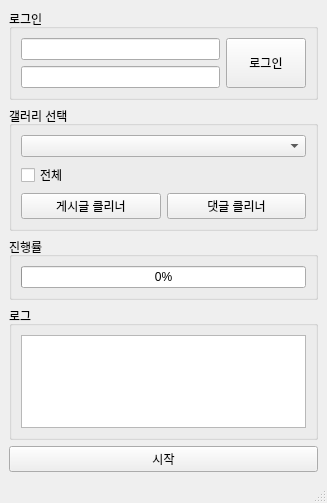
<?xml version="1.0" encoding="UTF-8"?>
<ui version="4.0">
 <class>MainWindow</class>
 <widget class="QMainWindow" name="MainWindow">
  <property name="geometry">
   <rect>
    <x>0</x>
    <y>0</y>
    <width>327</width>
    <height>503</height>
   </rect>
  </property>
  <property name="windowTitle">
   <string>퀘이사존 클리너</string>
  </property>
  <widget class="QWidget" name="centralwidget">
   <layout class="QVBoxLayout" name="verticalLayout">
    <item>
     <widget class="QGroupBox" name="group_box_login">
      <property name="sizePolicy">
       <sizepolicy hsizetype="Preferred" vsizetype="Preferred">
        <horstretch>0</horstretch>
        <verstretch>0</verstretch>
       </sizepolicy>
      </property>
      <property name="title">
       <string>로그인</string>
      </property>
      <layout class="QVBoxLayout" name="verticalLayout_3">
       <item>
        <layout class="QHBoxLayout" name="horizontalLayout">
         <property name="sizeConstraint">
          <enum>QLayout::SetDefaultConstraint</enum>
         </property>
         <property name="rightMargin">
          <number>0</number>
         </property>
         <item>
          <layout class="QVBoxLayout" name="verticalLayout_2">
           <property name="sizeConstraint">
            <enum>QLayout::SetDefaultConstraint</enum>
           </property>
           <property name="rightMargin">
            <number>0</number>
           </property>
           <item>
            <widget class="QLineEdit" name="input_id"/>
           </item>
           <item>
            <widget class="QLineEdit" name="input_pw">
             <property name="inputMask">
              <string/>
             </property>
             <property name="echoMode">
              <enum>QLineEdit::Password</enum>
             </property>
            </widget>
           </item>
          </layout>
         </item>
         <item>
          <widget class="QPushButton" name="btn_login">
           <property name="sizePolicy">
            <sizepolicy hsizetype="Fixed" vsizetype="Minimum">
             <horstretch>0</horstretch>
             <verstretch>0</verstretch>
            </sizepolicy>
           </property>
           <property name="text">
            <string>로그인</string>
           </property>
          </widget>
         </item>
        </layout>
       </item>
      </layout>
     </widget>
    </item>
    <item>
     <widget class="QGroupBox" name="group_box_gall">
      <property name="title">
       <string>갤러리 선택</string>
      </property>
      <layout class="QVBoxLayout" name="verticalLayout_4">
       <item>
        <widget class="QComboBox" name="combo_box_gall"/>
       </item>
       <item>
        <widget class="QCheckBox" name="checkbox_gall_all">
         <property name="text">
          <string>전체</string>
         </property>
        </widget>
       </item>
       <item>
        <layout class="QHBoxLayout" name="horizontalLayout_2">
         <property name="topMargin">
          <number>0</number>
         </property>
         <item>
          <widget class="QPushButton" name="btn_get_posting">
           <property name="text">
            <string>게시글 클리너</string>
           </property>
          </widget>
         </item>
         <item>
          <widget class="QPushButton" name="btn_get_comment">
           <property name="text">
            <string>댓글 클리너</string>
           </property>
          </widget>
         </item>
        </layout>
       </item>
      </layout>
     </widget>
    </item>
    <item>
     <widget class="QGroupBox" name="group_box_progress">
      <property name="title">
       <string>진행률</string>
      </property>
      <layout class="QVBoxLayout" name="verticalLayout_5">
       <item>
        <widget class="QProgressBar" name="progress_bar">
         <property name="value">
          <number>0</number>
         </property>
        </widget>
       </item>
      </layout>
     </widget>
    </item>
    <item>
     <widget class="QGroupBox" name="group_box_log">
      <property name="title">
       <string>로그</string>
      </property>
      <layout class="QVBoxLayout" name="verticalLayout_6">
       <item>
        <widget class="QTextBrowser" name="box_log"/>
       </item>
      </layout>
     </widget>
    </item>
    <item>
     <widget class="QPushButton" name="btn_start">
      <property name="text">
       <string>시작</string>
      </property>
     </widget>
    </item>
   </layout>
  </widget>
  <widget class="QStatusBar" name="status_bar"/>
 </widget>
 <resources/>
 <connections/>
</ui>
